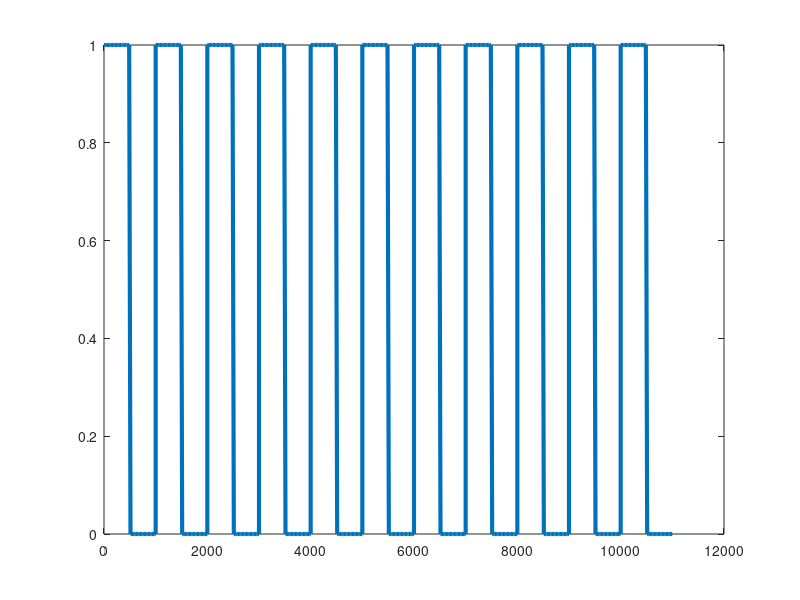

MATLAB code to generate this figure:
clear all;
close all;
clc;
T = 1000;
t = 0:T/39:T;
A = zeros(size(t));
A(t >= -T/2 & t <= T/2) = 1;
tc = [];
x = [];
for i = 1:11
    tc = [tc t + (i-1)*T];
    x = [x A];
end
plot(tc, x, 'LineWidth', 3);